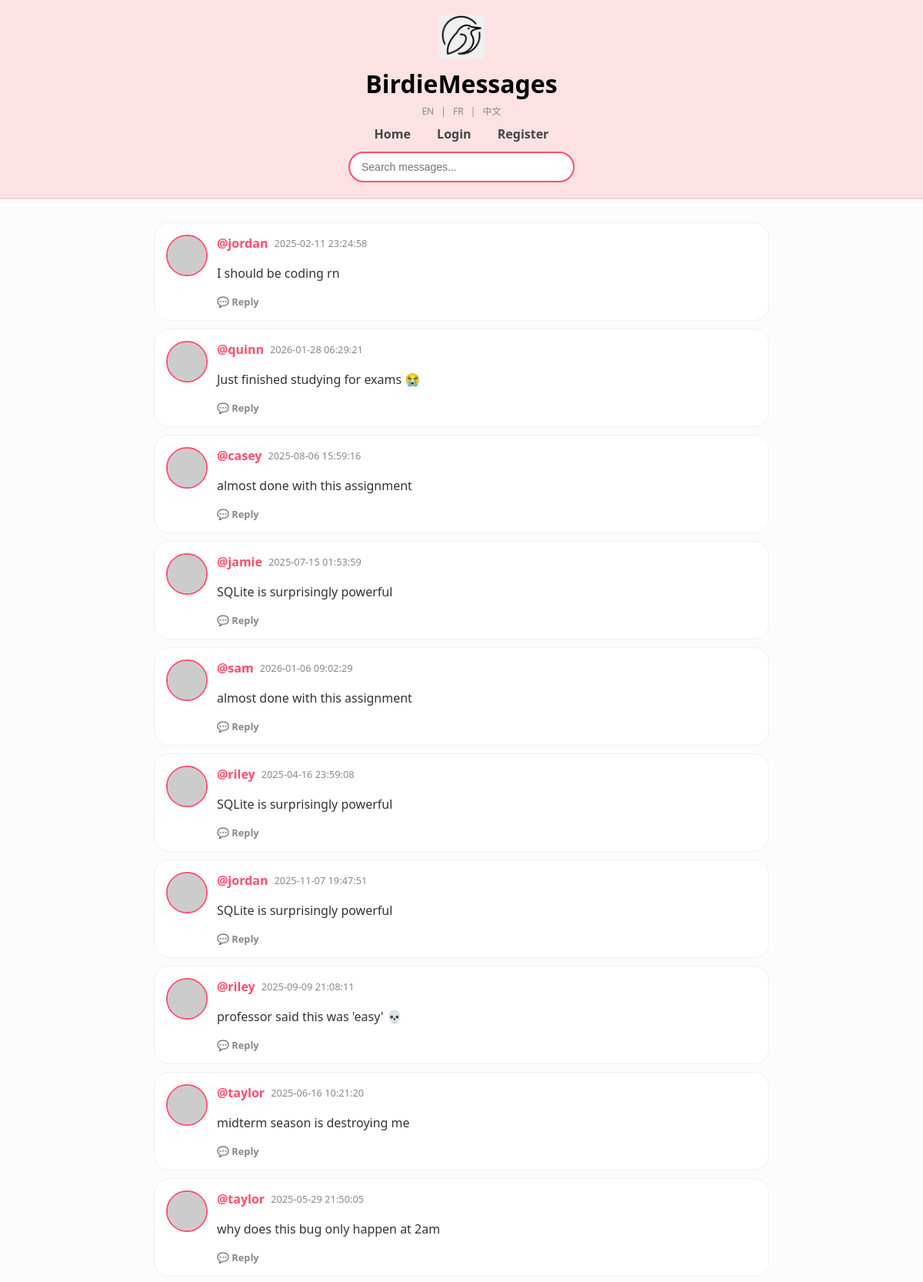
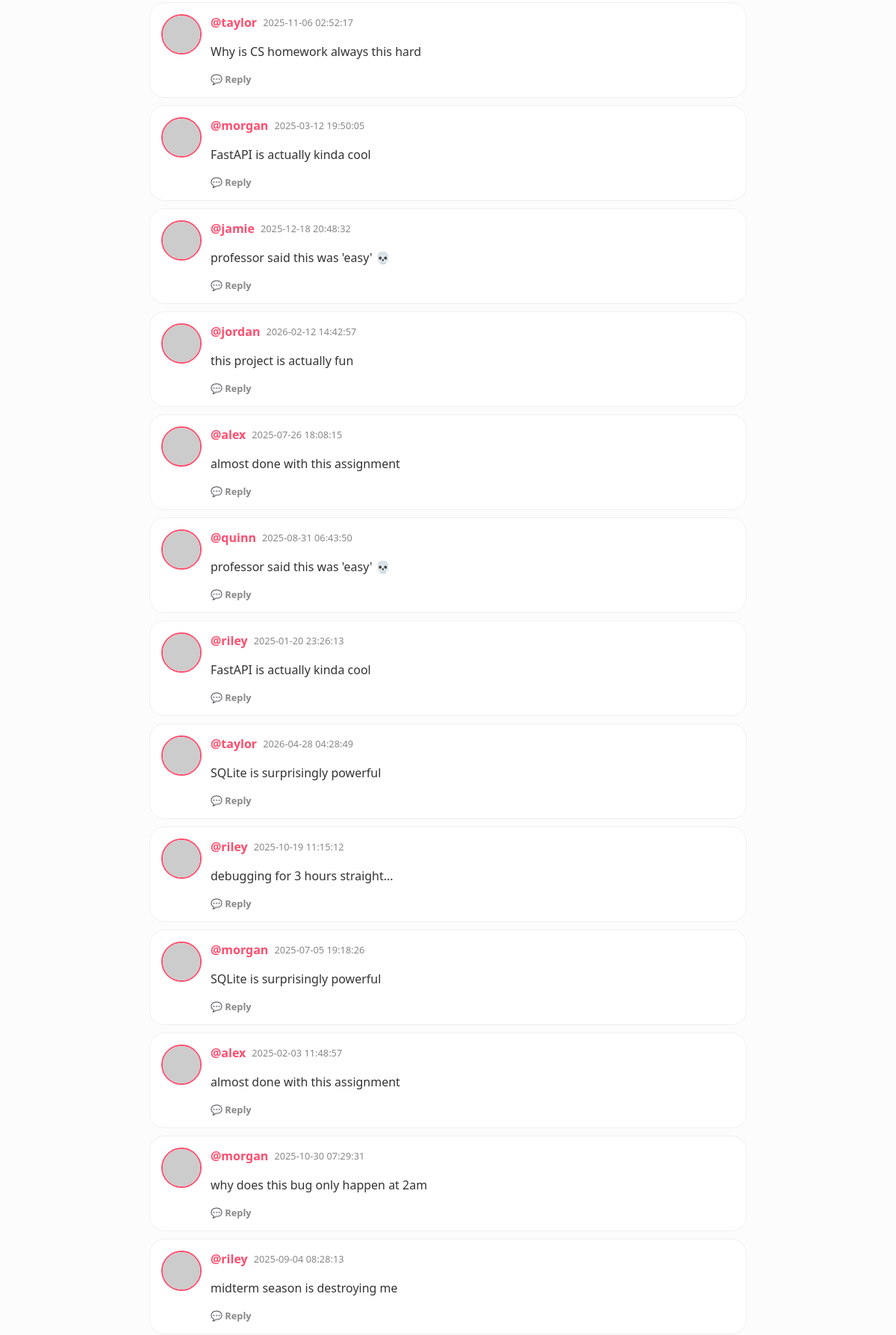
/?page=3 (upper part), run on the app's committed database (2 pictures, top to bottom).
### tables this page shows
CREATE TABLE users (
            id INTEGER PRIMARY KEY AUTOINCREMENT,
            username TEXT UNIQUE,
            password TEXT,
            age INTEGER,
            bio TEXT
        );

### app.py (the view)
@app.get("/", response_class=HTMLResponse)
async def home(request: Request, page: int = 1):
    if page < 1: page = 1
    limit = 50
    offset = (page - 1) * limit
    db = get_db()
    rows = db.execute("""
    WITH RECURSIVE message_tree AS (
        SELECT id, id as root_id, timestamp, 0 as depth
        FROM messages
        WHERE parent_id IS NULL

        UNION ALL

        SELECT m.id, mt.root_id, m.timestamp, mt.depth + 1
        FROM messages m
        JOIN message_tree mt ON m.parent_id = mt.id
    )
    SELECT m.*, u.username, mt.depth, mt.root_id
    FROM messages m
    JOIN message_tree mt ON m.id = mt.id
    LEFT JOIN users u ON m.user_id = u.id
    ORDER BY mt.root_id DESC, m.id ASC
    LIMIT ? OFFSET ?
""", (limit, offset)).fetchall()
    total_row = db.execute("SELECT COUNT(*) FROM messages").fetchone()
    total = total_row[0] if total_row else 0
    db.close()
    logged_in_user = request.cookies.get("username")
    return templates.TemplateResponse(
        request=request,
        name="index.html",
        context={
            "request": request,
            "messages": rows,
            "page": page,
            "has_next": (offset + limit) < total,
            "has_prev": page > 1,
            "user": logged_in_user,
            "t": get_translations(request)
        }
    )

### templates/index.html (shortened to what this page needs)
<!DOCTYPE html>
<html lang="en">
<head>
</head>
<body>
{% set t = get_t(request) %}
<header class="birdie-header">
    <div class="logo-container">
        <img src="/static/logo.png" class="main-logo">
        <div class="title-nav">
            <h1>BirdieMessages</h1>
            <div class="lang-nav">
                <a href="/set_lang/en">EN</a> |
                <a href="/set_lang/fr">FR</a> |
                <a href="/set_lang/zh">中文</a>
            </div>
            <nav>
                <a href="/">{{ t.home }}</a>
                {% if user %}
                    <a href="/create_message">+ {{ t.post }}</a>
                    <a href="/profile/{{ user }}">{{ t.profile }}</a>
                    <a href="/logout">{{ t.logout }}</a>
                {% else %}
                    <a href="/login">{{ t.login }}</a>
                    <a href="/register">{{ t.register }}</a>
                {% endif %}
            </nav>
            <div class="search-row">
                <form action="/search" method="get">
                    <input type="text" name="q" placeholder="{{ t.search_placeholder }}">
                </form>
            </div>
        </div>
    </div>
</header>
<div class="container">
    {% for msg in messages %}
        <div class="chirp-card {% if msg.parent_id %}is-reply{% endif %}">
            <img class="avatar-circle {% if msg.parent_id %}avatar-reply{% endif %}"
                src="https://robohash.org/{{ msg.username }}?set=set4&size=50x50">
            <div style="flex:1;">
                <div style="display:flex; gap:8px; align-items:center;">
                    <a class="username" href="/profile/{{ msg.username }}">@{{ msg.username }}</a>
                    <span class="timestamp">{{ msg.timestamp }}</span>
                </div>
                <div class="message-content">
                    {{ linkify(msg.content) | safe }}
                </div>
                <div class="actions-bar">
                    <a href="/message/{{ msg.id }}" class="btn-action">💬 {{ t.reply or 'Reply' }}</a>
                </div>
            </div>
        </div>
    {% endfor %}
</div>
</body>
</html>

### templates/index.html (style rules this page uses)
:root { --birdie-pink: #fde2e4; --birdie-dark-pink: #ff4d6d; --birdie-border: #fad2d6; --nav-text: #444; }
body { background-color: #fcfcfc; font-family: 'Segoe UI', Roboto, Helvetica, Arial, sans-serif; margin: 0; padding: 0; color: #333; }
.birdie-header { background-color: var(--birdie-pink); padding: 20px 0; border-bottom: 2px solid var(--birdie-border); text-align: center; }
.logo-container { display: flex; flex-direction: column; align-items: center; }
.main-logo { width: 60px; height: auto; margin-bottom: 5px; }
.title-nav h1 { font-size: 32px; margin: 5px 0; font-weight: 800; color: #000; }
.lang-nav { font-size: 0.75em; color: #888; margin-bottom: 10px; }
.lang-nav a { color: #888; text-decoration: none; margin: 0 6px; }
.title-nav nav { margin: 10px 0; font-weight: 600; }
.title-nav nav a { text-decoration: none; color: var(--nav-text); margin: 0 15px; }
.search-row { margin-top: 12px; }
.search-row input { padding: 10px 15px; width: 260px; border-radius: 20px; border: 2px solid var(--birdie-dark-pink); outline: none; font-size: 14px; background: white; }
.container { max-width: 800px; margin: 30px auto; padding: 0 20px; }
.chirp-card { background: white; border: 1px solid #f0f0f0; border-radius: 20px; padding: 15px; margin-bottom: 10px; display: flex; gap: 12px; }
.avatar-circle { width: 50px; height: 50px; border-radius: 50%; border: 2px solid var(--birdie-dark-pink); }
.username { color: var(--birdie-dark-pink); font-weight: bold; text-decoration: none; }
.message-content { margin-top: 5px; line-height: 1.5; }
.timestamp, .bio-text { color: #888; font-size: 0.8em; font-family: inherit; }
.actions-bar { margin-top: 10px; display: flex; gap: 15px; font-family: inherit; }
.btn-action { text-decoration: none; font-size: 0.8em; color: #888; font-weight: 600; font-family: inherit; }

### data on the page
users: username "jordan", timestamp "2025-02-11 23:24:58", linkify "I should be coding rn", reply "Reply", timestamp "2025-11-07 19:47:51", linkify "SQLite is surprisingly powerful", timestamp "2026-02-12 14:42:57", linkify "this project is actually fun"
users: username "quinn", timestamp "2026-01-28 06:29:21", linkify "Just finished studying for exams 😭", reply "Reply", timestamp "2025-08-31 06:43:50", linkify "professor said this was 'easy' 💀"
users: username "casey", timestamp "2025-08-06 15:59:16", linkify "almost done with this assignment", reply "Reply"
users: username "jamie", timestamp "2025-07-15 01:53:59", linkify "SQLite is surprisingly powerful", reply "Reply", timestamp "2025-12-18 20:48:32", linkify "professor said this was 'easy' 💀"
users: username "sam", timestamp "2026-01-06 09:02:29", linkify "almost done with this assignment", reply "Reply"
users: username "riley", timestamp "2025-04-16 23:59:08", linkify "SQLite is surprisingly powerful", reply "Reply", timestamp "2025-09-09 21:08:11", linkify "professor said this was 'easy' 💀", timestamp "2025-01-20 23:26:13", linkify "FastAPI is actually kinda cool", timestamp "2025-10-19 11:15:12", linkify "debugging for 3 hours straight...", timestamp "2025-09-04 08:28:13", linkify "midterm season is destroying me"
users: username "taylor", timestamp "2025-06-16 10:21:20", linkify "midterm season is destroying me", reply "Reply", timestamp "2025-05-29 21:50:05", linkify "why does this bug only happen at 2am", timestamp "2025-11-06 02:52:17", linkify "Why is CS homework always this hard", timestamp "2026-04-28 04:28:49", linkify "SQLite is surprisingly powerful"
users: username "morgan", timestamp "2025-03-12 19:50:05", linkify "FastAPI is actually kinda cool", reply "Reply", timestamp "2025-07-05 19:18:26", linkify "SQLite is surprisingly powerful", timestamp "2025-10-30 07:29:31", linkify "why does this bug only happen at 2am"
users: username "alex", timestamp "2025-07-26 18:08:15", linkify "almost done with this assignment", reply "Reply", timestamp "2025-02-03 11:48:57"

### other printed values
{{ t.home }} "Home"
{{ t.login }} "Login"
{{ t.register }} "Register"
